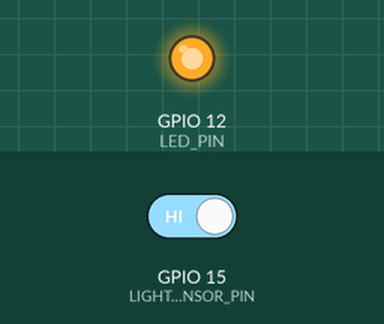
This program was run on a simulated Raspberry Pi (BCM pin numbers). Shown: output pins drawn as LEDs (lit = HIGH). The test bench sets the inputs (shaded band); at power-on: GPIO 15 (LIGHT_SENSOR_PIN) HIGH.

Above: at 1.2 s.
1.3 s: GPIO 15 (LIGHT_SENSOR_PIN) driven LOW
At 3.1 s:
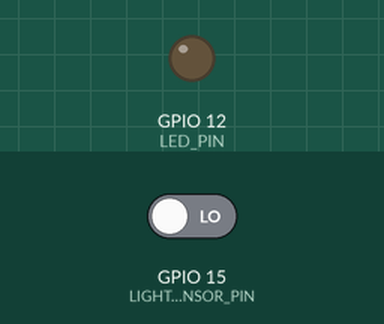
3.5 s: GPIO 15 (LIGHT_SENSOR_PIN) driven HIGH
At 4.6 s:
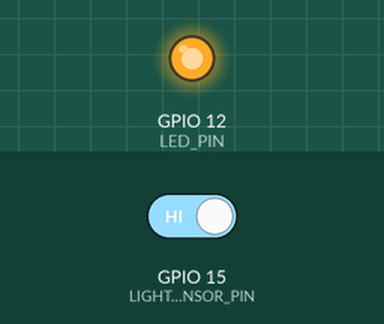
Timing chart, 0 to 6.5 s (numbered marks = the images above; inputs shaded):
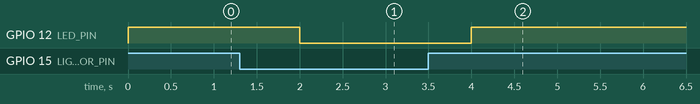

The program:

LDR.py
```python
"""
This Raspberry Pi code was developed by newbiely.com
This Raspberry Pi code is made available for public use without any restriction
For comprehensive instructions and wiring diagrams, please visit:
https://newbiely.com/tutorials/raspberry-pi/raspberry-pi-light-sensor-led
"""

import time

import RPi.GPIO as GPIO

# Set the GPIO mode to BCM
GPIO.setmode(GPIO.BCM)

# Define the PIN numbers for the light sensor and the LED
LIGHT_SENSOR_PIN = 15
LED_PIN = 12

# Set up the light sensor PIN as an input with a pull-up resistor
GPIO.setup(LIGHT_SENSOR_PIN, GPIO.IN, pull_up_down=GPIO.PUD_UP)

# Set up the LED PIN as an output
GPIO.setup(LED_PIN, GPIO.OUT)

try:
    while True:
        # Read the state of the light sensor
        light_state = GPIO.input(LIGHT_SENSOR_PIN)

        # Control the LED based on the light sensor state
        if light_state == GPIO.LOW:
            # Light is present, turn off the LED
            GPIO.output(LED_PIN, GPIO.LOW)
        else:
            # Light is not present, turn on the LED
            GPIO.output(LED_PIN, GPIO.HIGH)

        # Small delay to avoid rapid state changes
        time.sleep(1)

except KeyboardInterrupt:
    # Clean up GPIO settings on program exit
    GPIO.cleanup()
```

Measured:
- after the input at 1.3 s, GPIO 12 (LED_PIN): HIGH → LOW after 0.70 s
- after the input at 3.5 s, GPIO 12 (LED_PIN): LOW → HIGH after 0.50 s
